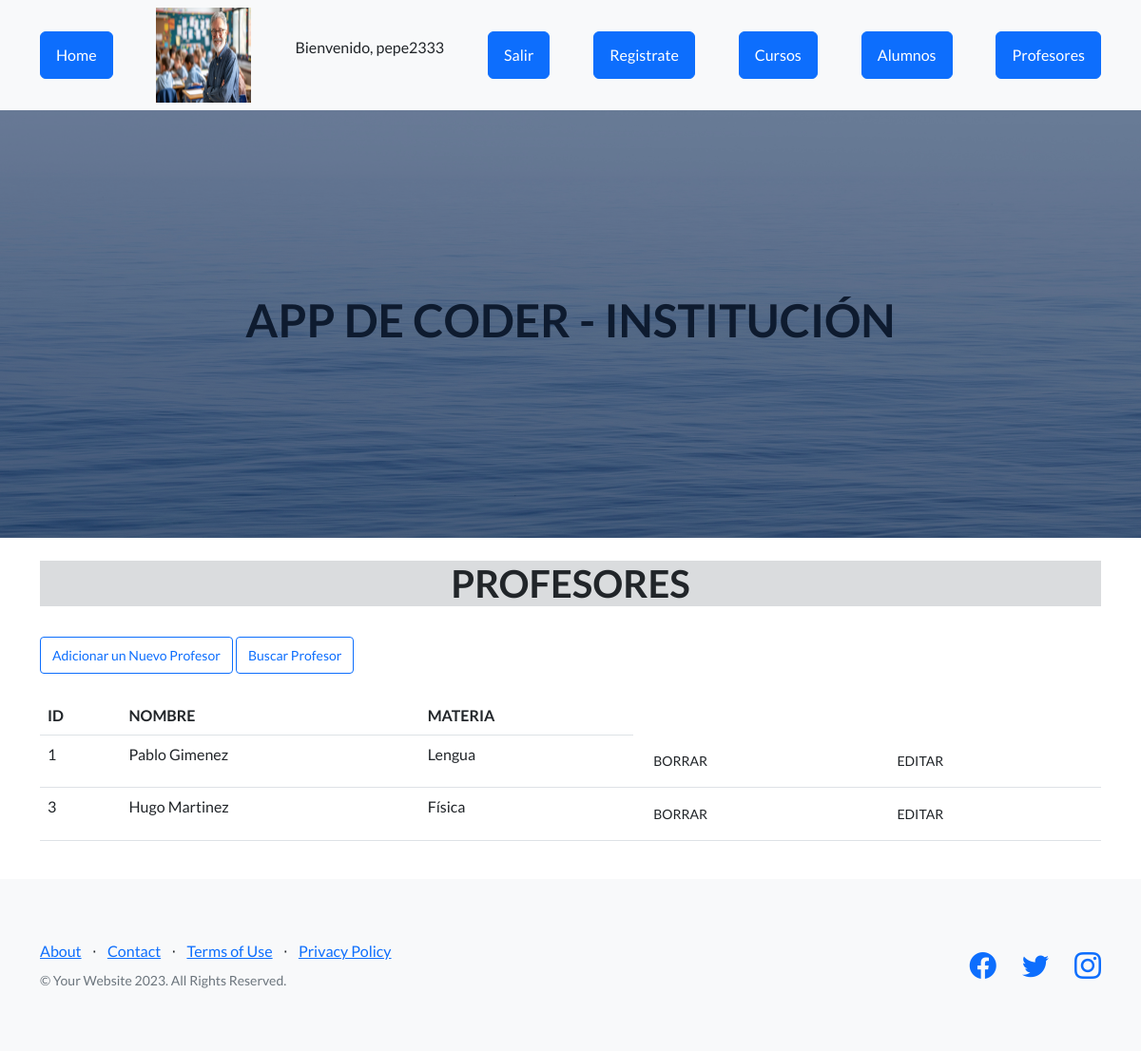
The page /Appcoder/profesores (signed in) on the database its author committed.
### Appcoder/models.py (models this page shows, shortened)
class Profesores(models.Model):
    nombre= models.CharField(max_length=30)
    materia=models.CharField(max_length=30)

### Appcoder/views.py (the view)
def profesores (request):
    avatares = Avatar.objects.filter(user=request.user.id)
    profesor= Profesores.objects.all()
    return render(request , "profesores.html", {"profesor": profesor, "url":avatares[0].imagen.url  if avatares.exists () else None})

### Appcoder/template/profesores.html
{% extends 'padre.html' %}
{% load static %}
{% block contenido %}
    <main class="container">
        <br>
        <h1 class="text-center bg-secondary bg-opacity-25"> PROFESORES </h1>
        <br>
        <a href="alta_profesor" class="btn btn-outline-primary btn-sm">Adicionar un Nuevo Profesor</a>
        <a href="buscar_profesores" class="btn btn-outline-primary btn-sm">Buscar Profesor</a>
        <br>
        <br>
        <table class="table">
            <thead>
                <tr>
                    <th>ID</th>
                    <th>NOMBRE</th>
                    <th>MATERIA</th>
                </tr>
            </thead>
            <tbody>
                {% for n in profesor %}
                <tr>
                    <td>{{n.id}}</td>
                    <td>{{n.nombre}}</td>
                    <td>{{n.materia}}</td>
                    {% if  request.user.is_authenticated %}
                    <td><a href="{% url 'eliminar_profesor' n.id %}" class="btn danger btn-sm">BORRAR</a></td>
                    <td><a href="{% url 'editar_profesor'  n.id %}" class="btn warning btn-sm">EDITAR</a></td>
                    {% endif %}
                </tr>
                {% endfor %}
            </tbody>
        </table>
        <br>
    </main>
{% endblock %}

### Appcoder/template/padre.html (shortened to what this page needs)
<!DOCTYPE html>
<html lang="en">
    <head>
        {%load static%}
        <link href="https://cdn.jsdelivr.net/npm/bootstrap-icons@1.5.0/font/bootstrap-icons.css" rel="stylesheet" type="text/css" />
        <link href= "{%  static 'Appcoder/css/styles.css' %}" rel="stylesheet" />
    </head>
    <body>
        <nav class="navbar navbar-light bg-light static-top">
            <div class="container">
                <a class="btn btn-primary" href="{% url 'HOME' %}">Home</a>
                {% if  request.user.is_authenticated %}
                <img src="{{ url }}" alt="" width="100px" height="100px">
                <p>Bienvenido, {{user.username}}</p>
                <form action="{% url 'Logout'%}" method="post">
                <button class="btn btn-primary" type="submit">Salir</button>
                </form>
                {% endif %}
                <a class="btn btn-primary" href="{% url 'Register' %}"">Registrate</a>
                <a class="btn btn-primary" href="{% url 'CURSOS' %}">Cursos</a>
                <a class="btn btn-primary" href="{% url 'ALUMNOS' %}">Alumnos</a>
                <a class="btn btn-primary" href="{% url 'PROFESORES' %}">Profesores</a>
            </div>
        </nav>
        <header class="masthead"
            <div class="container position-relative">
               <h1 class="text-center" style="color: black"> APP DE CODER - INSTITUCIÓN</h1>
        </header>
    {%block contenido%}{%endblock%}
        <footer class="footer bg-light">
            <div class="container">
                <div class="row">
                    <div class="col-lg-6 h-100 text-center text-lg-start my-auto">
                        <ul class="list-inline mb-2">
                            <li class="list-inline-item"><a href="#!">About</a></li>
                            <li class="list-inline-item">⋅</li>
                            <li class="list-inline-item"><a href="#!">Contact</a></li>
                            <li class="list-inline-item">⋅</li>
                            <li class="list-inline-item"><a href="#!">Terms of Use</a></li>
                            <li class="list-inline-item">⋅</li>
                            <li class="list-inline-item"><a href="#!">Privacy Policy</a></li>
                        </ul>
                        <p class="text-muted small mb-4 mb-lg-0">&copy; Your Website 2023. All Rights Reserved.</p>
                    </div>
                    <div class="col-lg-6 h-100 text-center text-lg-end my-auto">
                        <ul class="list-inline mb-0">
                            <li class="list-inline-item me-4">
                                <a href="#!"><i class="bi-facebook fs-3"></i></a>
                            </li>
                            <li class="list-inline-item me-4">
                                <a href="#!"><i class="bi-twitter fs-3"></i></a>
                            </li>
                            <li class="list-inline-item">
                                <a href="#!"><i class="bi-instagram fs-3"></i></a>
                            </li>
                        </ul>
                    </div>
                </div>
            </div>
        </footer>
    </body>
</html>

### rows shown on the page
Profesores: id "1", nombre "Pablo Gimenez", materia "Lengua"
Profesores: id "3", nombre "Hugo Martinez", materia "Física"

### other values the page prints
{{ user.username }} "pepe2333"
